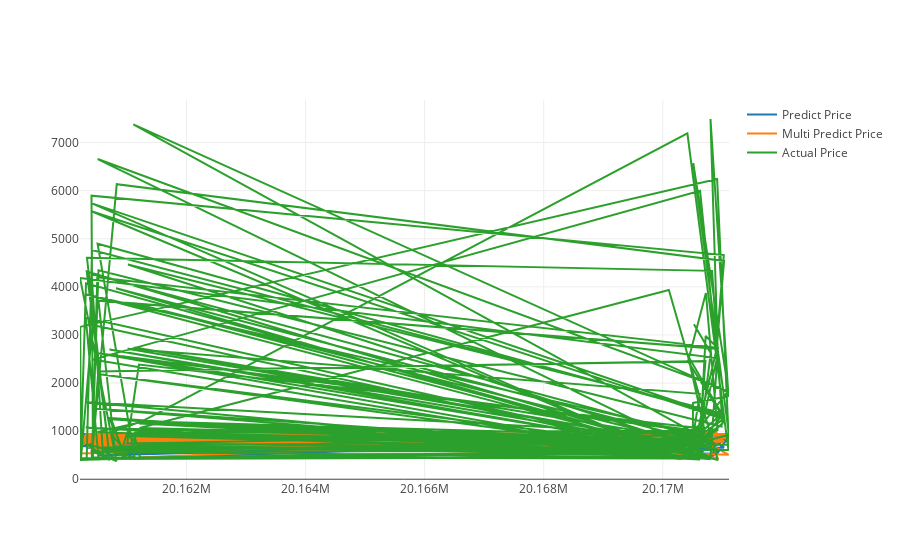

Source (notebook cell):
### Code cell
# Plot line graph with actual price, predicted price with feature Weighted Price,
# predicted price with features Volume and Weighted Price

actual_chart = go.Scatter(x=predictDates, y=inv_y, name= 'Actual Price')
multi_predict_chart = go.Scatter(x=predictDates, y=inv_yhat, name= 'Multi Predict Price')
predict_chart = go.Scatter(x=predictDates, y=yhat_reshape, name= 'Predict Price')
py.iplot([predict_chart, multi_predict_chart, actual_chart])

### Figure 1 — Plotly figure (JSON) as saved in the notebook; plotly's stock layout.template omitted (floating-point values rounded to 4 significant figures; data arrays with more than 128 entries replaced by an {"elided": "..."} marker saying what was removed)
{"data": [{"name": "Predict Price", "type": "scatter", "x": {"elided": "192 int values"}, "y": {"elided": "192 float values"}}, {"name": "Multi Predict Price", "type": "scatter", "x": {"elided": "192 int values"}, "y": {"elided": "193 float values"}}, {"name": "Actual Price", "type": "scatter", "x": {"elided": "192 int values"}, "y": {"elided": "193 float values"}}], "layout": {}}
